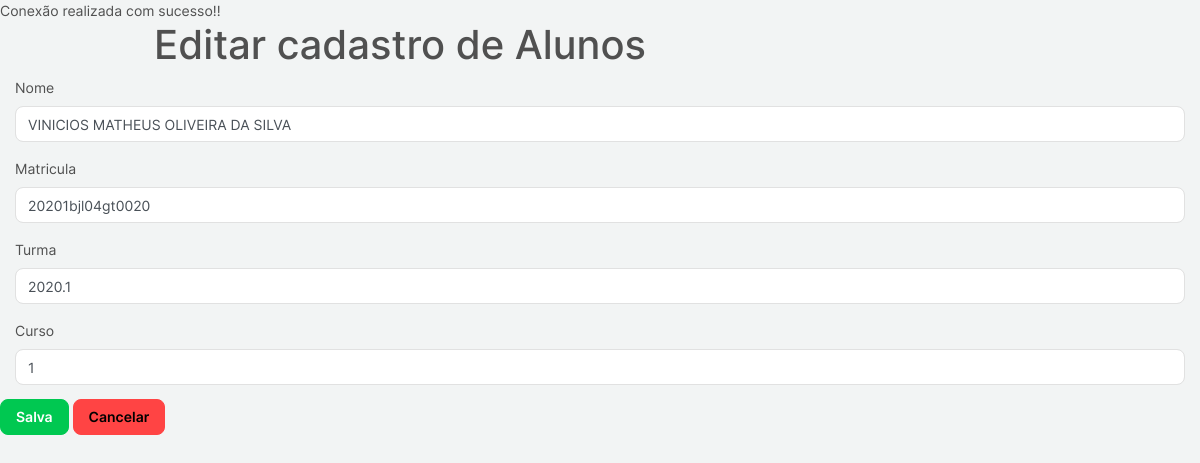
The page /pages/editar_alunos.php?id=1 on the database its author committed.
### tables this page shows
CREATE TABLE `alunos` (
  `id` int NOT NULL AUTO_INCREMENT,
  `nome` varchar(45) DEFAULT NULL,
  `matricula` varchar(45) DEFAULT NULL,
  `periodo_entrada` varchar(45) DEFAULT NULL,
  `cst_gti_id` int NOT NULL,
  PRIMARY KEY (`id`),
  KEY `fk_alunos_cst_gti1_idx` (`cst_gti_id`),
  CONSTRAINT `fk_alunos_cst_gti1` FOREIGN KEY (`cst_gti_id`) REFERENCES `cst_gti` (`id`)
);

### pages/editar_alunos.php (the view, shortened to what this page needs)
<?php
    include("../includes/conn.php");
    $sql = "SELECT * FROM alunos WHERE id=" .$_REQUEST["id"];
    $res = $conn->query($sql);
    $row = $res->fetch_object();
?>
<head>
<link rel="stylesheet" href="../vendors/bundle.css" type="text/css">
<link rel="stylesheet" href="../assets/css/app.min.css" type="text/css">
<link rel="stylesheet" href="../vendors/dataTable/datatables.min.css" type="text/css">
</head>
<div class="col-md-8 d-flex justify-content-center">
<p class="h1">Editar cadastro de Alunos </p>
</div>
<div class="col-md-12  ">
    <form action="../pages/salvar_alunos.php?id=" method="POST">
        <div class="form-group">
        <label for="exampleInputEmail1">Nome</label>
            <input name="nome" id="nome" type="text" value="<?php print $row->nome; ?>"
            class="form-control" placeholder="Informe o seu nome" required autofocus />
        </div>
        <div class="form-group">
        <label for="exampleInputEmail1">Matricula</label>
            <input value="<?php print $row->matricula; ?>"name="matricula"
            id="matricula" type="text" class="form-control" placeholder="Informe a matricula" required/>
        </div>
        <div class="form-group">
        <label for="exampleInputEmail1">Turma</label>
            <input value="<?php print $row->periodo_entrada; ?>"name="periodo_entrada" id="periodo_entrada"
            type="text" class="form-control" placeholder="Informe o periodo_entrada" required/>
        </div>
        <label for="exampleInputEmail1">Curso</label>
            <input value="<?php print $row->cst_gti_id; ?>"name="cst_gti_id" id="cst_gti_id"
            type="text" class="form-control" placeholder="Informe o cst_gti_id" required/>
        </div>
       <div class="form-group">
            <button class="btn btn-Success ">Salva</button>
            <button class="btn btn-danger ">
                <a href="../page.php?page=listar_alunos">Cancelar</a>
            </button>
        </div>

### rows shown on the page
alunos: nome "VINICIOS MATHEUS OLIVEIRA DA SILVA", matricula "20201bjl04gt0020", periodo_entrada "2020.1", cst_gti_id "1"
